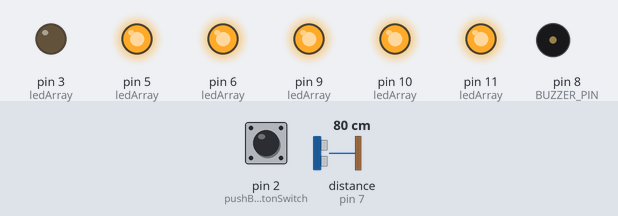
The sketch below on a simulated Arduino Uno, built with avr-gcc and run on an emulated ATmega328P. On the bench: output pins drawn as LEDs (lit = HIGH), buzzer (waves = sounding). Wiring (inferred from the names in the program): ultrasonic range finder: trigger pin 4; echo pin 7. Inputs (shaded band) come from the test bench; at power-on: pin 2 (pushButtonSwitch) HIGH, distance to the obstacle (sensor on pin 7) 80 cm. The echo pulse lasts 58.3 µs per cm; pins used as bus, display or sensor lines are not drawn.

Above: at 1.2 s.
1.3 s: pin 2 (pushButtonSwitch) pulled LOW for 1 s
At 3.4 s:
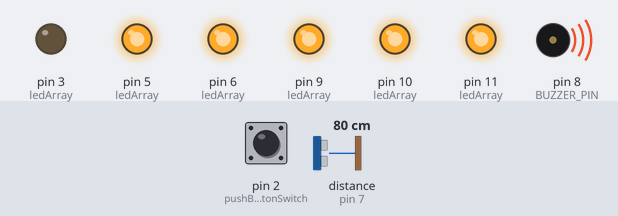
3.8 s: distance to the obstacle (sensor on pin 7) set to 55 cm
At 4.5 s:
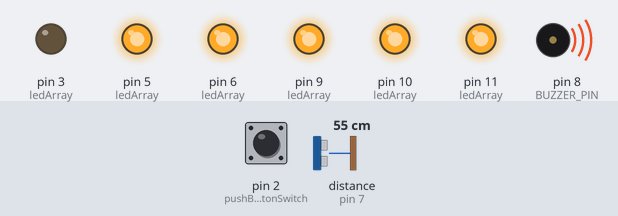
5.3 s: distance to the obstacle (sensor on pin 7) set to 46 cm
At 6.6 s:
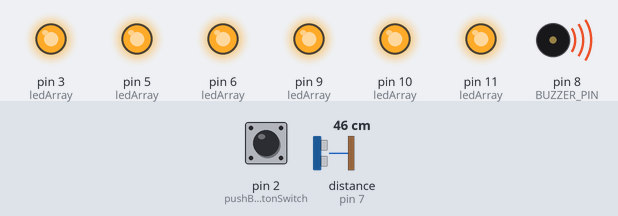
6.9 s: pin 2 (pushButtonSwitch) pulled LOW for 0.15 s
At 8.2 s:
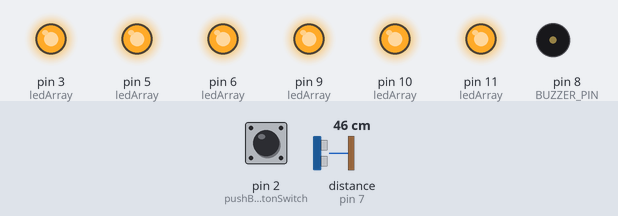
8.6 s: distance to the obstacle (sensor on pin 7) set to 120 cm
At 9.3 s:
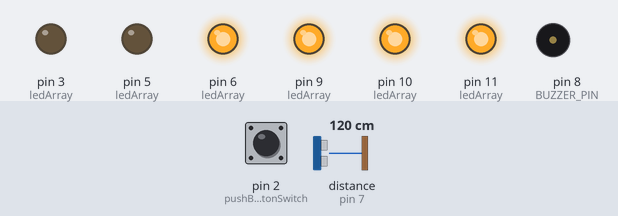
10.3 s: pin 2 (pushButtonSwitch) pulled LOW for 3.2 s
At 13.8 s:
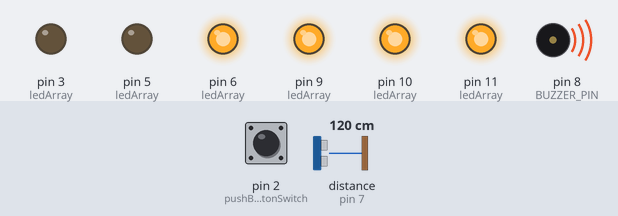
Timing chart, 0 to 15.3 s (numbered marks = the images above; inputs shaded):
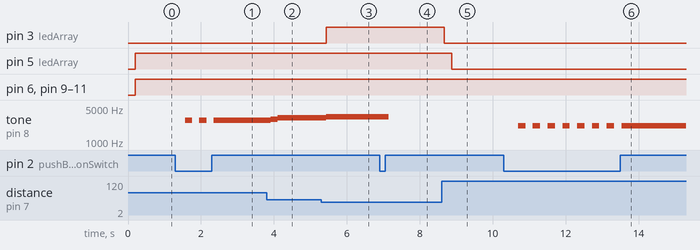

The sketch:

Ch_11_2_range_leds.ino
```cpp
/* Ch_11_2_range_leds

   copy and paste this program into the Arduino IDE
   name this program Ch_11_2_range_leds

  This program uses the ultra-sonic range detector to measure the distance in inches
  light from one to six LEDs based upon the distance (all 6 closest)
  play a tone from MIN_FREQ = 60Hz to MAX_FREQ = 4KHz based upon distance (4HKHz is closest)
  turn on/off tone using NOMC push button switch
  */
//  ------------------------------------------------------------------------------------
#define ON               true
#define OFF              false

#define TRIG_PIN         4             // trigger pin on range detector is digital pin D4
#define ECHO_PIN         7             // echo pin is D7
#define BUZZER_PIN       8             // buzzer is on pin D8

#define TRIG_PULSE_WIDTH 15            // use 15 uSec for trigger pulse width
#define SAMPLES          3             // number of distance samples to average
#define MAX_DISTANCE     100           // set maximum distance to 100 inches (quite arbitrary)

#define MIN_FREQ         60            // lowest frequency is 60 Hz
#define MAX_FREQ         4000          // highest frequency is 4KHz

int     playBuzzerFlag = OFF;          // global variable - changed by NOMC push button switch
int     distanceInches = 0;	       // used to hold the returned value of distance in inches

#define   RED            3     // six colored LED pins
#define   ORANGE         5
#define   YELLOW         6
#define   WHITE          9
#define   GREEN          10
#define   BLUE           11

// this is the sequence for the 6 LEDs
 int    ledArray[] = {RED, ORANGE, YELLOW, WHITE, GREEN, BLUE};

/*  the 6 x 6 array represents one entire display pattern. The columns represent the 6 LEDs (0 - 5) and the rows
    represent the the pattern that the 6 LEDs will display. A zero means the LED is off and a one means ON.
    So, the first row in the 6x6 array says LED 0 and 5 will be on, all other off, the second row indicates
    that LEd 1 and 4 will be on and so forth.
 */
int numCols = 6;
int numRows = 6;

int sequenceArray [] [6] {
    {1, 1, 1, 1, 1, 1},        // all lights on, closest
    {0, 1, 1, 1, 1, 1},
    {0, 0, 1, 1, 1, 1},
    {0, 0, 0, 1, 1, 1},
    {0, 0, 0, 0, 1, 1},
    {0, 0, 0, 0, 0, 1}        // only one light on, farthest
};
//  -----------------------------------------------------------------------------
void setup() {
  Serial.begin(9600);
  pinMode(TRIG_PIN, OUTPUT);   // set up trigger pin as an output pin
  pinMode(ECHO_PIN, INPUT);       // set up echo pin as an input

  digitalWrite(TRIG_PIN, LOW);  // make sure trigger pin is low to start

  // configure the LED pins as outputs and turn off the LEDs
  for(int i = 0 ; i < numCols ; i++) {
	pinMode(ledArray[i], OUTPUT);
	digitalWrite(ledArray[i], LOW);
  }
}
//  -----------------------------------------------------------------------------
void loop() {

    int pattern = 0;                    // current pattern of LEDs to display based upon distance
    int duration, freq;                 // frequence for buzzer from 60Hz to 4KHz
    int distance = 0;                   // initialize starting disance as zero
    int accumDistance = 0;              // reset accumulated distance to zero

    if(switchStatus() == true)      playBuzzerFlag = !playBuzzerFlag;  // toggle the playBuzzerFlag

    for(int i = 0 ; i < SAMPLES ; i++) {
      // send trigger pulse
      digitalWrite(TRIG_PIN, HIGH);
      delayMicroseconds(TRIG_PULSE_WIDTH);         // wait TRIG_PULSE_WIDTH micro seconds
      digitalWrite(TRIG_PIN, LOW);

      // wait for echo and measure it
      duration = pulseIn(ECHO_PIN, HIGH);
      distance =(duration/2)*.0135135;             // get current distance measurement

     if(distance > MAX_DISTANCE)  distance = 100;  // largest distance allowed is MAX_DISTANCE inches
     if(distance <= 0)   distance = 0;             // just to be sure you dont get a negative number

     accumDistance = accumDistance + distance;     // add current distance to accumulated distance
     delay(60);                                    // wait 60ms before taking another distance measurement
    }
    distance = accumDistance/SAMPLES;              // calculate the average distance

    // average distance now constrained from 0" to 100"
    freq = map(distance, 0, 100, MAX_FREQ, MIN_FREQ);          // translate from 0 - 100 to 4KHz to 60Hz

    if(playBuzzerFlag == ON)  tone(BUZZER_PIN, freq);
    else                      noTone(BUZZER_PIN);

    pattern = map(distance, 0, 100, 0, 5);

/* each row represents one LED illumination pattern, display that pattern for time ledOn
   then go to next row and display that pattern
 */
    for(int i = 0 ; i < numCols ; i++) {
      if(sequenceArray [pattern][i] == 0)  digitalWrite(ledArray[i], LOW);
      else                                 digitalWrite(ledArray[i], HIGH);
  }

 }
// ---------------------------------------------------------------------------
boolean switchStatus() {
  static const int pushButtonSwitch = 2;	                // switch is on pin D2, declare as constant, hide from other functions
  pinMode(pushButtonSwitch, INPUT_PULLUP);		        // D2 INPUT mode and attach a PULLUP resistor

  if(digitalRead(pushButtonSwitch) == HIGH) return false;	// if 5v (HIGH) switch is NOT pushed
  else                                      return true;	// if 0v (LOW) switch IS pushed
}
```

Measured:
- the behaviour switches between 52 and 51 cm on distance to the obstacle (sensor on pin 7) (found by bisection; images 2 and 3)
- after the input at 1.3 s, tone on pin 8 (BUZZER_PIN): alternates 2779 Hz for 0.20 s and silent for 0.20 s, 5 changes in all, then stays 2779 Hz, starting after 0.27 s
- after the input at 3.8 s, tone on pin 8 (BUZZER_PIN): 2779 Hz → 2937 Hz after 0.11 s, → 3173 Hz 0.19 s later
- after the input at 5.3 s, pin 3 (ledArray): LOW → HIGH after 0.14 s; tone on pin 8 (BUZZER_PIN): 3173 Hz → 3291 Hz after 0.14 s, → 3331 Hz 0.19 s later
- after the input at 6.9 s, tone on pin 8 (BUZZER_PIN): 3331 Hz → silent after 0.25 s
- after the input at 8.6 s, pin 3 (ledArray): HIGH → LOW after 0.07 s; pin 5 (ledArray): HIGH → LOW after 0.27 s
- after the input at 10.3 s, tone on pin 8 (BUZZER_PIN): alternates 2149 Hz for 0.20 s and silent for 0.20 s, 15 changes in all, then stays 2149 Hz, starting after 0.40 s
